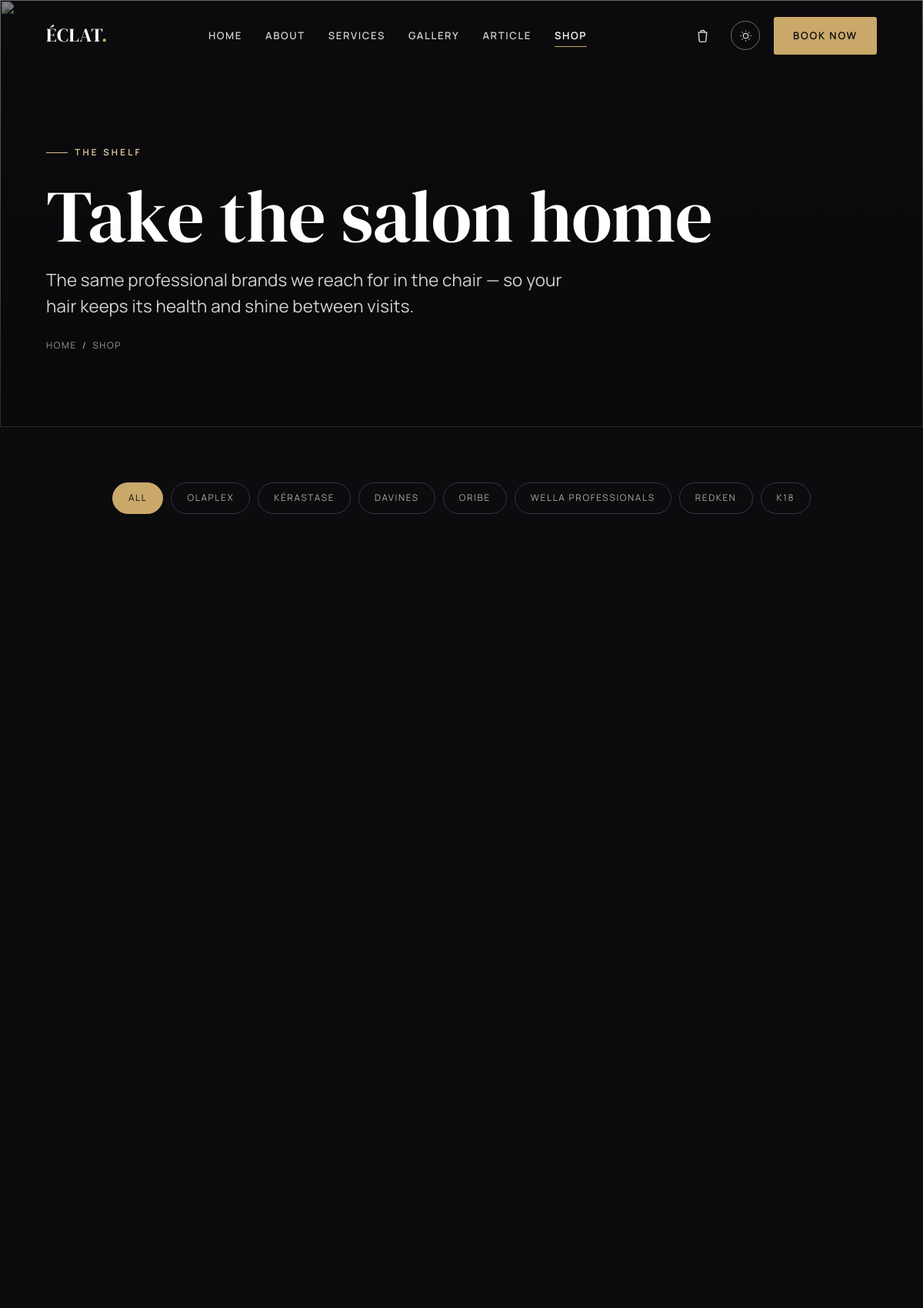
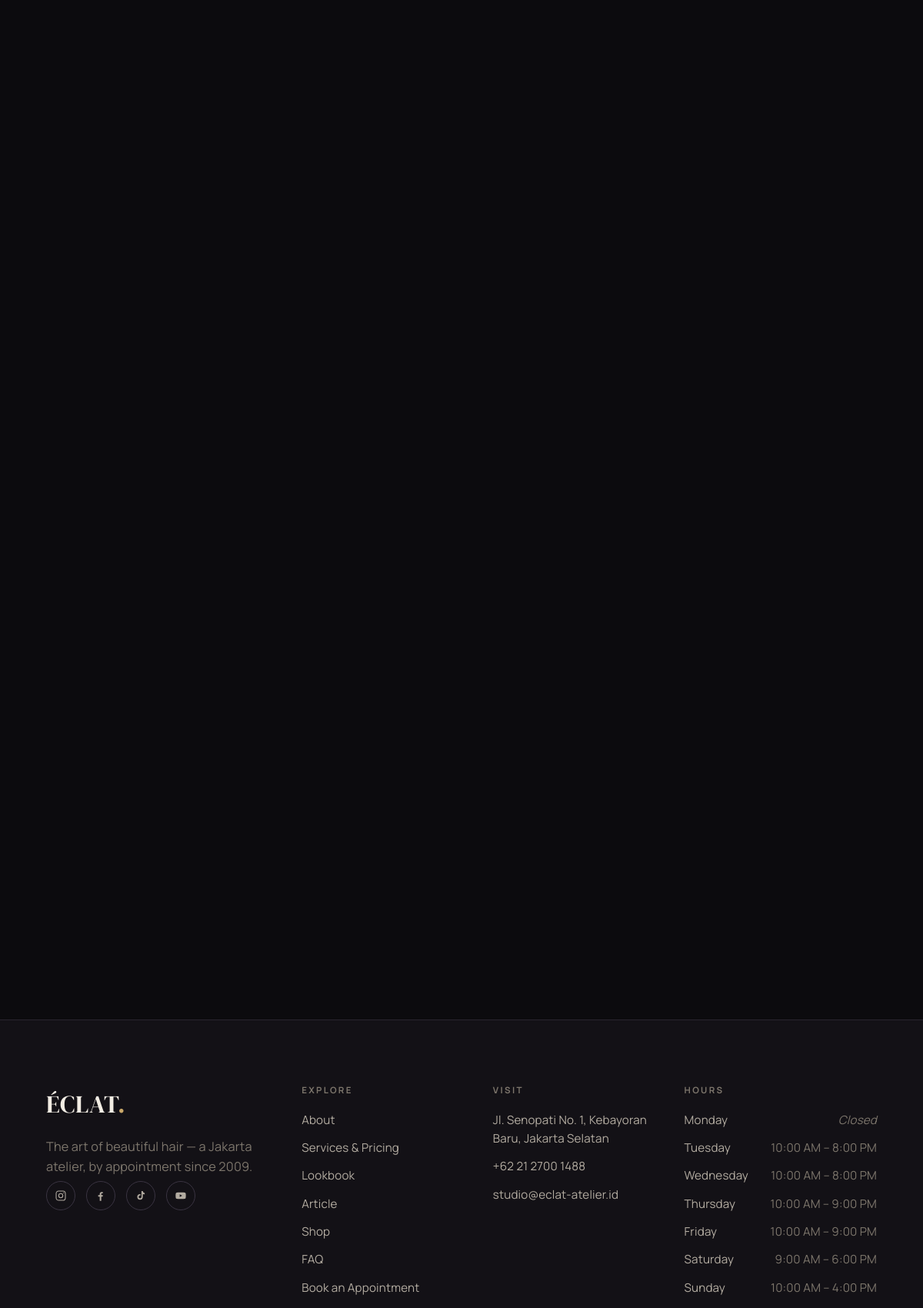
Page /shop (upper part) on the committed database (2 pictures, top to bottom).
### tables this page shows
CREATE TABLE opening_hours (
    id         INT AUTO_INCREMENT PRIMARY KEY,
    day_order  TINYINT      NOT NULL,
    day_name   VARCHAR(12)  NOT NULL,
    open_time  TIME         NULL,
    close_time TIME         NULL,
    is_closed  TINYINT(1)   NOT NULL DEFAULT 0
);

### app/controllers/shop.php (called while the page is built)
<?php
render('shop', [
    'title'    => 'Shop — ' . get_setting('site_name_full'),
    'meta'     => 'Salon-quality haircare to take home — the same brands we use in the chair.',
    'active'   => 'shop',
    'css'      => ['shop'],
    'js'       => ['pages/shop'],
    'products' => get_products(),
    'brands'   => get_product_brands(),
]);

### public/index.php (called while the page is built, shortened)
<?php
$routes = require APP_PATH . '/routes.php';
$uri  = parse_url($_SERVER['REQUEST_URI'] ?? '/', PHP_URL_PATH) ?? '/';
if (BASE_URL !== '') {
    if ($uri === BASE_URL) {
        $uri = '/';
    } elseif (str_starts_with($uri, BASE_URL . '/')) {
        $uri = substr($uri, strlen(BASE_URL));
    }
}
$path = '/' . trim($uri, '/');
$controller = $routes[$path] ?? null;
if ($controller === null) {
    http_response_code(404);
    $controller_file = APP_PATH . '/controllers/not_found.php';
} else {
    $controller_file = APP_PATH . '/controllers/' . $controller . '.php';
}
require $controller_file;

### app/models/settings.php (called while the page is built, shortened)
<?php
function get_setting(string $key, string $default = ''): string {
    static $cache = null;
    if ($cache === null) {
        $cache = [];
        foreach (q('SELECT skey, svalue FROM settings') as $r) {
            $cache[$r['skey']] = $r['svalue'];
        }
    }
    return $cache[$key] ?? $default;
}

### app/database.php (called while the page is built, shortened)
<?php
function db(): PDO {
    static $pdo = null;
    if ($pdo instanceof PDO) {
        return $pdo;
    }
    $opts = [
        PDO::ATTR_ERRMODE            => PDO::ERRMODE_EXCEPTION,
        PDO::ATTR_DEFAULT_FETCH_MODE => PDO::FETCH_ASSOC,
        PDO::ATTR_EMULATE_PREPARES   => false,
    ];
    try {
        if (DB_DRIVER === 'sqlite') {
            $pdo = new PDO('sqlite:' . DB_SQLITE_PATH, null, null, $opts);
            $pdo->exec('PRAGMA foreign_keys = ON');
        } else {
            $dsn = sprintf('mysql:host=%s;port=%s;dbname=%s;charset=utf8mb4',
                DB_HOST, DB_PORT, DB_NAME);
            $pdo = new PDO($dsn, DB_USER, DB_PASS, $opts);
        }
    } catch (PDOException $ex) {
        http_response_code(500);
        exit(APP_DEBUG
            ? 'Database connection failed: ' . $ex->getMessage()
            : 'The site is temporarily unavailable. Please try again shortly.');
    }
    return $pdo;
}
function q(string $sql, array $params = []): array {
    $stmt = db()->prepare($sql);
    $stmt->execute($params);
    return $stmt->fetchAll();
}

### app/models/hours.php (called while the page is built, shortened)
<?php
function get_opening_hours(): array {
    return q('SELECT day_name, open_time, close_time, is_closed
              FROM opening_hours ORDER BY day_order ASC');
}

### app/views/pages/shop.php (the view, shortened to what this page needs)
<section class="page-hero">
    <div class="page-hero-bg"><img src="<?= e(url('assets/img/hero/shop-hero.jpg')) ?>" alt="" aria-hidden="true"></div>
    <div class="container">
        <span class="eyebrow">The shelf</span>
        <h1>Take the salon home</h1>
        <p class="lede">The same professional brands we reach for in the chair — so your hair keeps its health and shine between visits.</p>
        <div class="breadcrumb"><a href="<?= e(url('')) ?>">Home</a><span class="sep">/</span>Shop</div>
    </div>
</section>
<section class="section">
    <div class="container">
        <?php if ($brands): ?>
        <div class="filter-bar reveal">
            <button class="active" data-filter="all" type="button">All</button>
            <?php foreach ($brands as $b): ?>
                <button data-filter="<?= e($b) ?>" type="button"><?= e($b) ?></button>
            <?php endforeach; ?>
        </div>
        <?php endif; ?>
        <div class="product-grid">
        </div>
    </div>
</section>

### app/views/partials/footer.php (shortened to what this page needs)
<?php
$hours   = get_opening_hours();
$ig = get_setting('instagram'); $fb = get_setting('facebook');
$tt = get_setting('tiktok');    $yt = get_setting('youtube');
?>
<footer class="site-footer">
    <div class="container">
        <div class="footer-top">
            <div class="footer-brand">
                <div class="brand"><?= e(get_setting('site_name')) ?><span class="dot">.</span></div>
                <p><?= e(get_setting('tagline')) ?> — a Jakarta atelier, by appointment since <?= e(get_setting('founded_year')) ?>.</p>
                <div class="socials">
                    <a href="<?= e($ig) ?>" aria-label="Instagram"><svg viewBox="0 0 24 24" fill="none" stroke="currentColor" stroke-width="1.6"><rect x="3" y="3" width="18" height="18" rx="5"/><circle cx="12" cy="12" r="4"/><circle cx="17.5" cy="6.5" r="1" fill="currentColor" stroke="none"/></svg></a>
                    <a href="<?= e($fb) ?>" aria-label="Facebook"><svg viewBox="0 0 24 24" fill="currentColor"><path d="M13 22v-8h2.7l.4-3H13V9c0-.9.3-1.5 1.6-1.5H16V4.9c-.3 0-1.2-.1-2.3-.1-2.3 0-3.7 1.4-3.7 3.9V11H7v3h3v8z"/></svg></a>
                    <a href="<?= e($tt) ?>" aria-label="TikTok"><svg viewBox="0 0 24 24" fill="currentColor"><path d="M16 3c.3 2 1.6 3.6 3.6 3.9v2.6c-1.3.1-2.6-.3-3.6-1v5.9a5.4 5.4 0 1 1-5.4-5.4c.3 0 .6 0 .9.1v2.7a2.7 2.7 0 1 0 1.9 2.6V3z"/></svg></a>
                    <a href="<?= e($yt) ?>" aria-label="YouTube"><svg viewBox="0 0 24 24" fill="currentColor"><path d="M22 12s0-3-.4-4.4a2.3 2.3 0 0 0-1.6-1.6C18.5 5.6 12 5.6 12 5.6s-6.5 0-8 .4A2.3 2.3 0 0 0 2.4 7.6C2 9 2 12 2 12s0 3 .4 4.4a2.3 2.3 0 0 0 1.6 1.6c1.5.4 8 .4 8 .4s6.5 0 8-.4a2.3 2.3 0 0 0 1.6-1.6C22 15 22 12 22 12zm-12 2.8V9.2l4.8 2.8z"/></svg></a>
                </div>
            </div>
            <div class="footer-col">
                <h4>Explore</h4>
                <ul>
                    <li><a href="<?= e(url('about')) ?>">About</a></li>
                    <li><a href="<?= e(url('services')) ?>">Services &amp; Pricing</a></li>
                    <li><a href="<?= e(url('gallery')) ?>">Lookbook</a></li>
                    <li><a href="<?= e(url('blog')) ?>">Article</a></li>
                    <li><a href="<?= e(url('shop')) ?>">Shop</a></li>
                    <li><a href="<?= e(url('faq')) ?>">FAQ</a></li>
                    <li><a href="<?= e(url('book')) ?>">Book an Appointment</a></li>
                </ul>
            </div>
            <div class="footer-col">
                <h4>Visit</h4>
                <ul>
                    <?php if ($addr = get_setting('address')): ?><li><?= nl2br(e($addr)) ?></li><?php endif; ?>
                    <li><a href="tel:<?= e(preg_replace('/[^0-9+]/', '', get_setting('phone'))) ?>"><?= e(get_setting('phone')) ?></a></li>
                    <li><a href="mailto:<?= e(get_setting('email')) ?>"><?= e(get_setting('email')) ?></a></li>
                </ul>
            </div>
            <div class="footer-col">
                <h4>Hours</h4>
                <ul>
                    <?php foreach ($hours as $h): ?>
                        <li class="hours-row<?= $h['is_closed'] ? ' closed' : '' ?>">
                            <span class="d"><?= e($h['day_name']) ?></span>
                            <span class="t"><?= $h['is_closed'] ? 'Closed' : e(fmt_time($h['open_time']) . ' – ' . fmt_time($h['close_time'])) ?></span>
                        </li>
                    <?php endforeach; ?>
                </ul>
            </div>
        </div>
    </div>
</footer>

### public/assets/css/base/tokens.css (style rules this page uses)
:root { --font-display: "DM Serif Display", Georgia, "Times New Roman", serif; --font-body: "Manrope", system-ui, -apple-system, Segoe UI, Roboto, sans-serif; --fs-eyebrow: 0.72rem; --fs-body: 1.02rem; --fs-lead: clamp(1.12rem, 0.6rem + 1.1vw, 1.4rem); --h4: clamp(1.05rem, 0.9rem + 0.6vw, 1.3rem); --h3: clamp(1.4rem, 1rem + 1.4vw, 2rem); --h2: clamp(2.05rem, 1.2rem + 3.4vw, 3.4rem); --h1: clamp(2.9rem, 1.2rem + 7vw, 6rem); --container: 1220px; --container-narrow: 880px; --gutter: clamp(20px, 5vw, 64px); --section-y: clamp(60px, 6vw, 104px); --radius: 3px; --radius-lg: 6px; --ease: cubic-bezier(0.2, 0.6, 0.2, 1); --dur: 0.65s; --dur-fast: 0.28s; }
:root, [data-theme="dark"] { --bg: #0c0b0e; --bg-2: #131116; --bg-3: #1b181f; --text: #f2ede4; --text-2: #b3aca1; --text-3: #7d766c; --line: #29242f; --line-2: #3a3442; --accent: #c9a86a; --accent-2: #e2c993; --accent-ink: #0c0b0e; --overlay: linear-gradient(180deg, rgba(8,7,10,0.25) 0%, rgba(8,7,10,0.72) 100%); --shadow: 0 24px 60px -28px rgba(0,0,0,0.7); --img-filter: grayscale(0.15) contrast(1.02); }

### public/assets/css/base/typography.css (style rules this page uses)
body { font-family: var(--font-body); font-size: var(--fs-body); font-weight: 400; color: var(--text); background: var(--bg); letter-spacing: 0.01em; transition: background var(--dur-fast) var(--ease), color var(--dur-fast) var(--ease); }
h1, h2, h3, h4 { font-family: var(--font-display); font-weight: 400; line-height: 1.06; letter-spacing: -0.005em; color: var(--text); }
h1 { font-size: var(--h1); font-weight: 400; }
h4 { font-size: var(--h4); line-height: 1.2; }
p { color: var(--text-2); }
.eyebrow { font-family: var(--font-body); font-size: var(--fs-eyebrow); font-weight: 600; letter-spacing: 0.28em; text-transform: uppercase; color: var(--accent); display: inline-flex; align-items: center; gap: 0.8em; }
.eyebrow::before { content: ""; width: 28px; height: 1px; background: var(--accent); opacity: 0.7; }
.lede { font-size: var(--fs-lead); line-height: 1.5; color: var(--text-2); }

### public/assets/css/components/layout.css (style rules this page uses)
.container { width: 100%; max-width: var(--container); margin-inline: auto; padding-inline: var(--gutter); }
.section { padding-block: var(--section-y); }
.reveal { opacity: 0; transform: translateY(22px); transition: opacity var(--dur) var(--ease), transform var(--dur) var(--ease); transition-delay: var(--d, 0s); }
.reveal.is-visible { opacity: 1; transform: none; }

### public/assets/css/components/header.css (style rules this page uses)
.brand { font-family: var(--font-display); font-size: 1.55rem; font-weight: 400; letter-spacing: 0.02em; color: var(--text); transition: color var(--dur-fast) var(--ease); }
.brand .dot { color: var(--accent); }

### public/assets/css/components/hero.css (style rules this page uses)
.page-hero { position: relative; padding-top: 180px; padding-bottom: clamp(60px, 8vw, 110px); overflow: hidden; }
.page-hero-bg { position: absolute; inset: 0; z-index: -2; }
.page-hero-bg img { width: 100%; height: 100%; object-fit: cover; filter: grayscale(0.5) brightness(0.7); }
.page-hero-bg::after { content: ""; position: absolute; inset: 0; background: var(--overlay); }
.page-hero h1 { color: #fff; max-width: 18ch; }
.page-hero .eyebrow { color: #edd6a6; margin-bottom: 22px; }
.page-hero .eyebrow::before { background: #edd6a6; opacity: 0.9; }
.page-hero .lede { color: rgba(255,255,255,0.82); max-width: 52ch; margin-top: 0.7em; }
.breadcrumb { margin-top: 26px; font-size: 0.74rem; letter-spacing: 0.14em; text-transform: uppercase; color: rgba(255,255,255,0.6); }
.breadcrumb .sep { margin-inline: 0.6em; color: var(--accent-2); }

### public/assets/css/components/cards.css (style rules this page uses)
.filter-bar { display: flex; flex-wrap: wrap; gap: 10px; justify-content: center; margin-bottom: clamp(32px, 4vw, 56px); }
.filter-bar button { font-size: 0.74rem; letter-spacing: 0.14em; text-transform: uppercase; color: var(--text-2); border: 1px solid var(--line-2); padding: 10px 20px; border-radius: 40px; transition: color var(--dur-fast) var(--ease), background var(--dur-fast) var(--ease), border-color var(--dur-fast) var(--ease); }
.filter-bar button.active { color: var(--accent-ink); background: var(--accent); border-color: var(--accent); }
.product-grid { display: grid; grid-template-columns: repeat(3, 1fr); gap: clamp(20px, 2.5vw, 36px); }

### rows in the picture
opening_hours: day_name "Monday", is_closed "Closed"
opening_hours: day_name "Tuesday", open_time+close_time "10:00 AM – 8:00 PM"
opening_hours: day_name "Wednesday", open_time+close_time "10:00 AM – 8:00 PM"
opening_hours: day_name "Thursday", open_time+close_time "10:00 AM – 9:00 PM"
opening_hours: day_name "Friday", open_time+close_time "10:00 AM – 9:00 PM"
opening_hours: day_name "Saturday", open_time+close_time "9:00 AM – 6:00 PM"
opening_hours: day_name "Sunday", open_time+close_time "10:00 AM – 4:00 PM"

### other values in the picture
get_setting('site_name') "ÉCLAT"
$label "HOME"
$label "ABOUT"
$label "SERVICES"
$label "GALLERY"
$label "ARTICLE"
$label "SHOP"
$b "OLAPLEX"
$b "KÉRASTASE"
$b "DAVINES"
$b "ORIBE"
$b "WELLA PROFESSIONALS"
$b "REDKEN"
$b "K18"
get_setting('tagline') "The art of beautiful hair"
